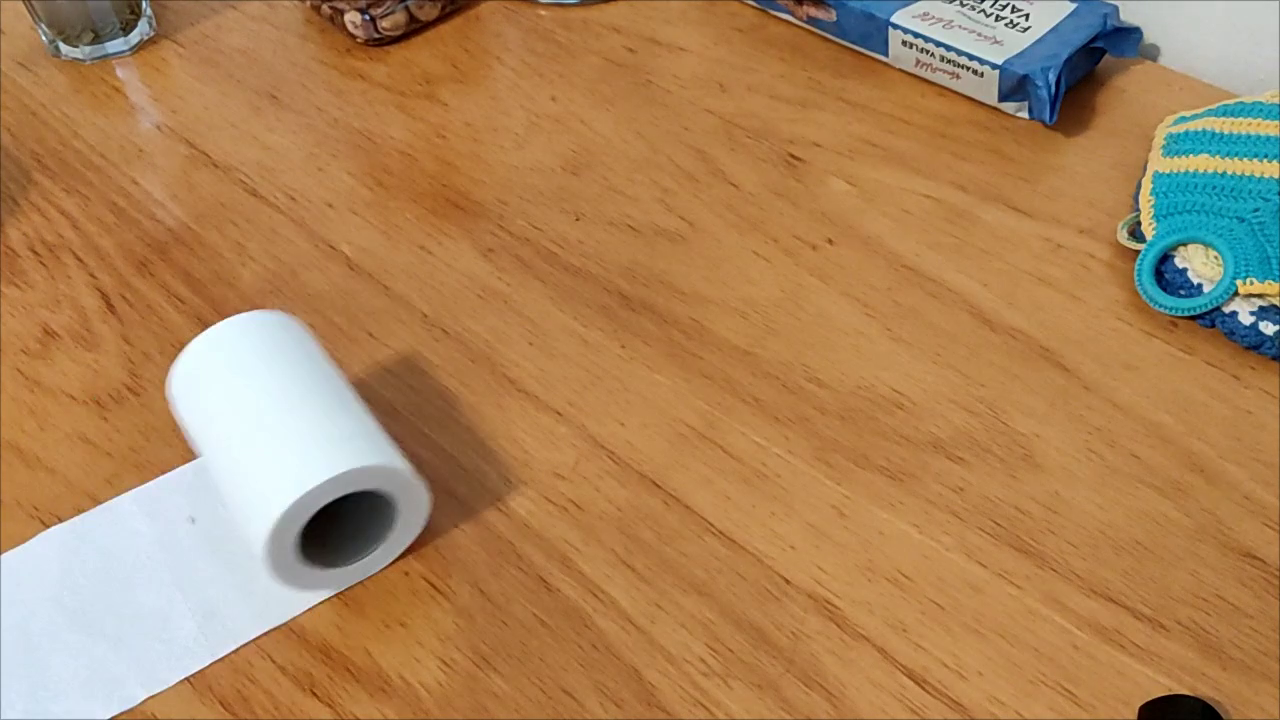
#> input picture Project 1/toilet-paper/videoframe-0020.png, 1280 x 720 px; its folder holds 4 pictures in this run
$ python flow2.py
#> lines starting #> are read from the running program, lines starting #| are printed output that depends on the picture
# Please run flow1.py then run flow2.py

import glob
import skimage
import matplotlib.pyplot as plt
import numpy as np

step_size = 5

# path = input("Enter the path of the folder containing the images. This will be given to the \"glob\" function.")
path = r".\toilet-paper"
pngs = glob.glob(path + "/*.png")

# make image list
ims_with_color = []
ims = []
print("Reading images...")
for status, i in enumerate(pngs):
    # read in image in grayscale
    ims_with_color.append(plt.imread(i))
    # read in image in grayscale
    ims.append(skimage.color.rgb2gray(plt.imread(i)))
    print(f"Progress: {(status+1)/len(pngs)*100:.2f}%", end="\r")

# make image array
V = np.dstack(ims)
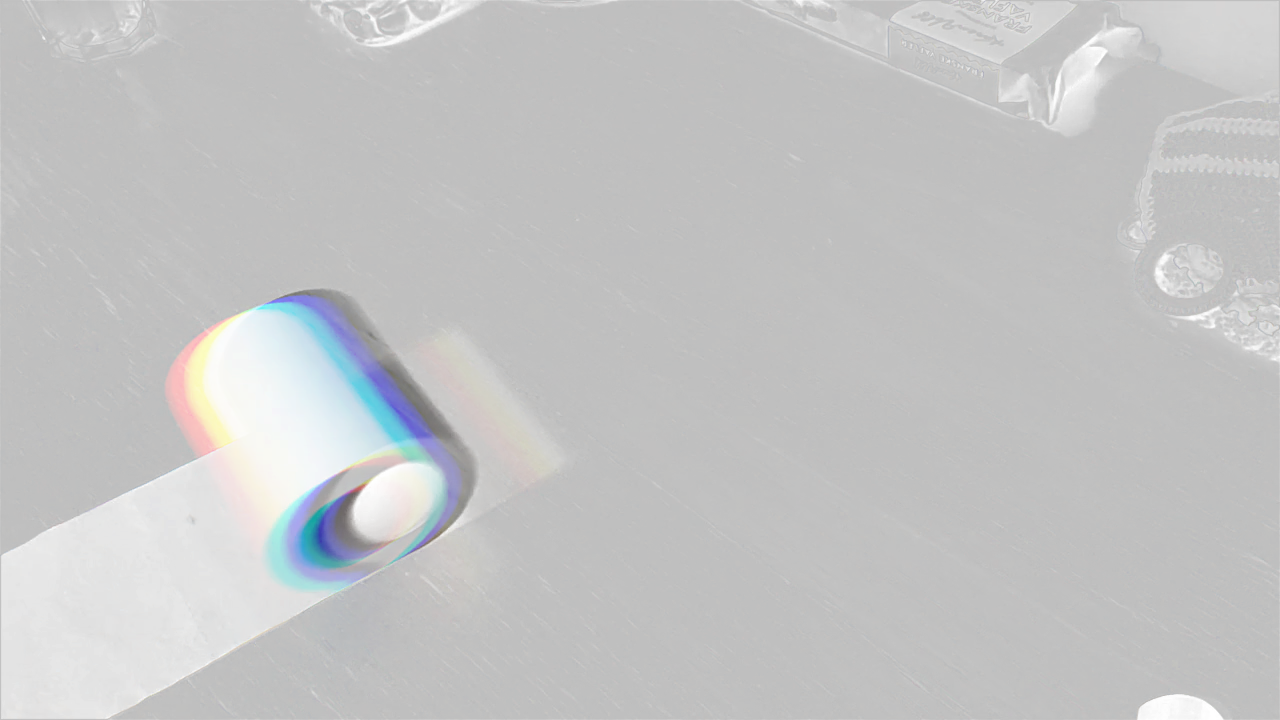
#> V: shape (720, 1280, 4) float32; mean R, G, B, A 0.543, 0.544, 0.545, 0.545; transparent parts drawn white
print(f"Reading images done! {len(ims)} images read.")

print("Filtering out noises...")
# plot with filtering out noises
#> (the run stopped early here; a loop or call above may not have finished)
